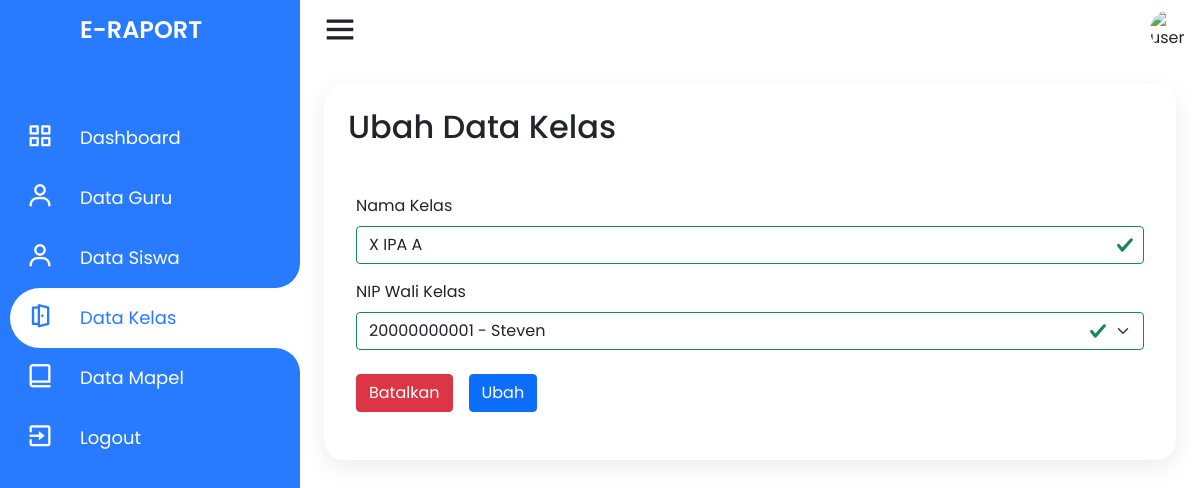
The page /admin/ubah-data-kelas?id-kelas=1 (signed in) on the database as committed earlier.
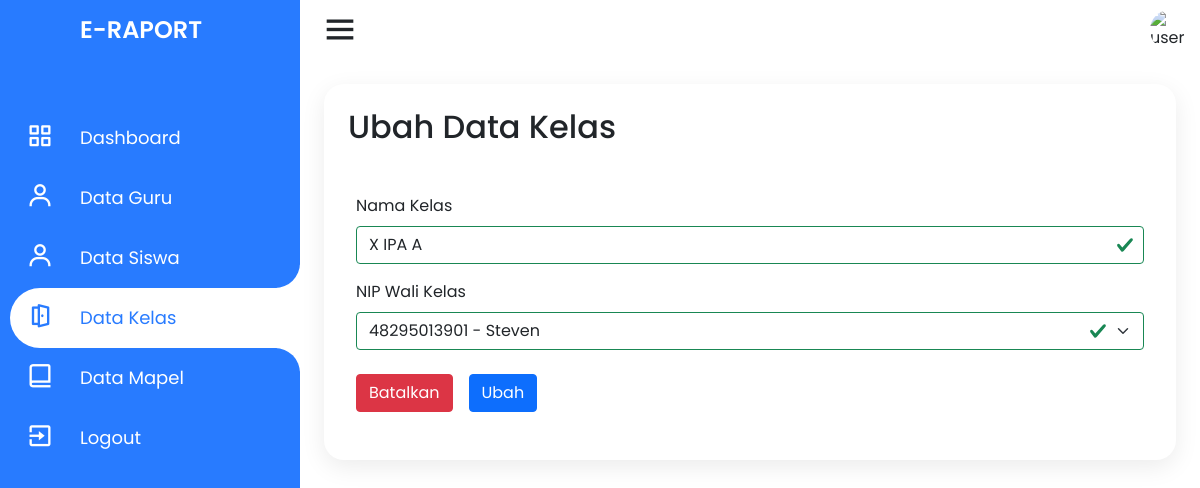
The same page on the database as committed later.
### tables this page shows
CREATE TABLE `kelas` (
  `id_kelas` int(11) NOT NULL AUTO_INCREMENT,
  `nama_kelas` varchar(30) NOT NULL,
  `nip` varchar(11) DEFAULT NULL,
  PRIMARY KEY (`id_kelas`),
  KEY `kelas_ibfk_1` (`nip`),
  CONSTRAINT `kelas_ibfk_1` FOREIGN KEY (`nip`) REFERENCES `guru` (`nip`) ON DELETE SET NULL ON UPDATE CASCADE
);

### admin/ubah-data-kelas.php (the view, shortened to what the changed rows need)
<?php
require_once dirname(__FILE__) . '/../connection.php';
if (isset($_GET['id-kelas'])) {
    $kelasid = $_GET['id-kelas'];
} else {
    header('location: data-kelas');
}
?>
<!DOCTYPE html>
<html lang="en" dir="ltr">
<head>
    <link rel="stylesheet" href="style.css">
    <link href='https://unpkg.com/boxicons@2.0.7/css/boxicons.min.css' rel='stylesheet'>
    <link href="https://cdn.jsdelivr.net/npm/bootstrap@5.1.3/dist/css/bootstrap.min.css" rel="stylesheet">
    <link rel="stylesheet" href="../assets/css/style.css">
</head>
<body>
    <div class="container">
        <div class="navigation">
            <ul>
                <li>
                    <a href="#">
                        <h1 class="title">E-Raport</h1>
                    </a>
                </li>
            </ul>
        </div>
    </div>
    <div class="main">
        <div class="konten">
            <h2 class="konten_title">
                Ubah Data Kelas
            </h2>
            <div class="konten_isi">
                <?php
                $result_kelas = $conn->query("SELECT * FROM kelas WHERE id_kelas = $kelasid LIMIT 1");
                if ($result_kelas && $result_kelas->num_rows > 0) {
                    while ($row = $result_kelas->fetch_assoc()) {
                ?>
                        <form id="formulir" action="../controller/action_kelas" class="konten_ubah_nilai was-validated" method="post">
                            <div class="mb-3">
                                <label for="namaKelas" class="form-label">Nama Kelas</label>
                                <input type="text" required name="namaKelas" class="form-control" id="namaKelas" value="<?php echo $row['nama_kelas']; ?>">
                            </div>
                            <div class="mb-3">
                                <label for="waliKelas" class="form-label">NIP Wali Kelas</label>
                                <select name="waliKelas" class="form-select" id="waliKelas" required>
                                    <?php
                                    $result_guru = $conn->query("SELECT * FROM guru");
                                    if ($result_guru && $result_guru->num_rows > 0) {
                                        while ($row = $result_guru->fetch_assoc()) {
                                            echo "
                                                <option value='${row['nip']}'>${row['nip']} - ${row['nama_guru']}</option>
                                            ";
                                        }
                                    }
                                    ?>
                                </select>
                            </div>
                            <div class="konten_ubah_nilai_opsi">
                                <button onclick="window.location.replace('../admin/data-kelas'); return false;" type="button" class="btn btn-danger">Batalkan</button>
                                <button type="submit" name="ubah-kelas" class="btn btn-primary">Ubah</button>
                            </div>
                        </form>
                <?php
                    }
                }
                ?>
            </div>
        </div>
    </div>
</body>
</html>

Rows that differ between the two databases and show on the page:
changed kelas "X IPA A": waliKelas "20000000001 - Steven" → "48295013901 - Steven"
